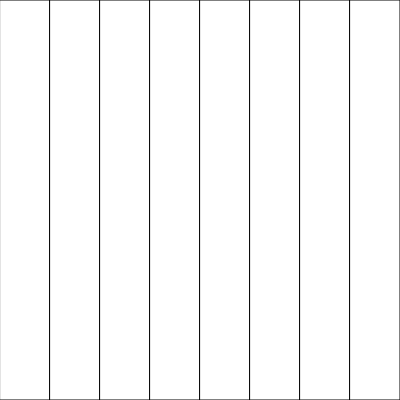
Frame 1 (no input)
Frame 60 (no input): identical to frame 1, image omitted
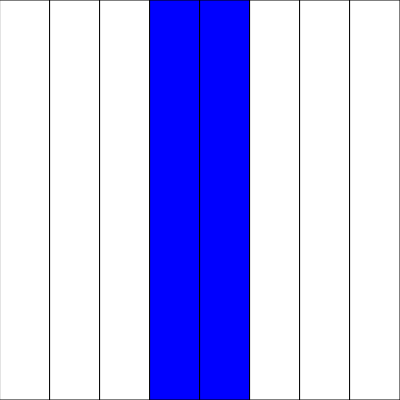
Frame 120 (the mouse pressed at the canvas centre since frame 60)

The p5.js sketch that drew these frames (run headless with seeded random() and noise() and a simulated clock; from frame 60 on, the mouse is pressed at the canvas centre):

// p5.js sketch
// ── sketch.js




function setup(){
    createCanvas(400, 400)
}

function draw(){
    background(255)
    for (x = 0; x < 400; x += 50) {
       let rectSelected = mousePosition(x, 0, 50, 400) // calls the mouse position function and it = rectSelected value
       if (rectSelected === true){ // if true fill colour
        fill (0, 0, 255)
       }
       else {
        fill(255)
       }
         rect(x, 0, 50, 400)
    }


}
//checks if mouse is pressed and whether that position is within the bounds of the rectangle, returns true or false.
function mousePosition(x, y, w, h){
    if (mouseIsPressed){
        if (mouseX >= x && mouseX <= x + w && mouseY >= y && mouseX <= y + h){
            return true
        }
       
    }
    return false

}
 
// ── check-exercise2-2.html
<!DOCTYPE html>
<html lang="en">
  <head>
    <meta charset="utf-8" />
    <meta name="viewport" content="width=device-width, initial-scale=1.0">

    <title>PDM1 - W4P2 - Exercise 2.2</title>

    <link href="https://cdn.jsdelivr.net/npm/bootstrap@5.3.1/dist/css/bootstrap.min.css" rel="stylesheet" integrity="sha384-4bw+/aepP/YC94hEpVNVgiZdgIC5+VKNBQNGCHeKRQN+PtmoHDEXuppvnDJzQIu9" crossorigin="anonymous">
    <link rel="stylesheet" type="text/css" href="../lib/main-styles.css">
    <script src="https://cdn.jsdelivr.net/npm/bootstrap@5.3.1/dist/js/bootstrap.bundle.min.js" integrity="sha384-HwwvtgBNo3bZJJLYd8oVXjrBZt8cqVSpeBNS5n7C8IVInixGAoxmnlMuBnhbgrkm" crossorigin="anonymous"></script>
    
    <script src="../lib/p5.js"></script>
  </head>

  <body>
    <h1>Check My Work: Exercise 2.2</h1>
    <p><em>Note: The automated tests freeze the sketch and ignore mouse and keyboard interaction. If your sketch looks weird, that's expected!</em></p>
    <div class="guidance">
        <h2>Test results</h2>
        <div id="results">
            <p>Waiting for p5js...</p>
            <div class="fade-in">
                <p>Been waiting a while? The tests won't run until sketch.js contains 
                    the minimum code for a basic sketch. Your code should look something 
                    like this:
                </p>
                <pre>
function setup() {
    createCanvas(100, 100);
}

function draw() {

}
                </pre>
            </div>
        </div>
    </div>
    
    
    
    <script src="assets/exercise2-2-tests.js" type="module"></script>
  </body>
</html>

// ── exercise2-2.html
<!DOCTYPE html>
<html lang="en">
  <head>
    <meta charset="utf-8" />
    <meta name="viewport" content="width=device-width, initial-scale=1.0">

    <title>PDM1 - W4P2 - Exercise 2.2</title>

    <link href="https://cdn.jsdelivr.net/npm/bootstrap@5.3.1/dist/css/bootstrap.min.css" rel="stylesheet" integrity="sha384-4bw+/aepP/YC94hEpVNVgiZdgIC5+VKNBQNGCHeKRQN+PtmoHDEXuppvnDJzQIu9" crossorigin="anonymous">
    <link rel="stylesheet" type="text/css" href="../lib/main-styles.css">
    <script src="https://cdn.jsdelivr.net/npm/bootstrap@5.3.1/dist/js/bootstrap.bundle.min.js" integrity="sha384-HwwvtgBNo3bZJJLYd8oVXjrBZt8cqVSpeBNS5n7C8IVInixGAoxmnlMuBnhbgrkm" crossorigin="anonymous"></script>
    <script src="../lib/p5.js"></script>
  </head>

  <body>
    <h1>Exercise 2.2</h1>
    <p>Your sketch:</p>
    <div class="guidance">
        <h2>Instructions</h2>
        <div>
            <p>Copy and paste your solution to the previous exercise (<strong>exercise2-1/sketch.js</strong>) into 
                <code>exercise2-2/sketch.js</code></p>
            <p>Convert the existing squares into rectangles that take up the full height of the canvas. Add code to make 
                a rectangle turn blue when it is clicked. A selected rectangle should stay blue as long as the mouse is pressed 
                and positioned over the rectangle. It should return to white when the mouse is released or moved out of the 
                rectangle.
            </p>
            <p>It is recommended that you write a function to check if a rectangle is selected.</p>
            <p>When you are done, check your work using <a href="./check-exercise2-2.html">check-exercise2-2.html</a>.</p>
            <p>Expected output:</p>
            <p>
                <video width="400" height="400" controls>
                    <source src="./assets/exercise2-2.mov" type="video/mp4">
                    Your browser does not support the video tag.
                </video>
            </p>
        </div>
        <div>
            <button class="btn btn-primary hint" type="button" data-bs-toggle="collapse" data-bs-target="#hint" aria-expanded="false" aria-controls="hint">
                Hint
            </button>
            <div class="collapse" id="hint">
                <div class="card card-body">
                    <p>You will need to add the new functionality inside the <code>for</code> loop, rather than in 
                        a mouse event function.</p>
                    <p>You have seen many examples of how to check if a point is over 
                        a shape or within a particular range. Look back at sample solutions for previous practicals if 
                    you're not sure how check.</p>
                </div>
            </div>
        </div>
    </div>
    <script src="sketch.js"></script>
  </body>
</html>
